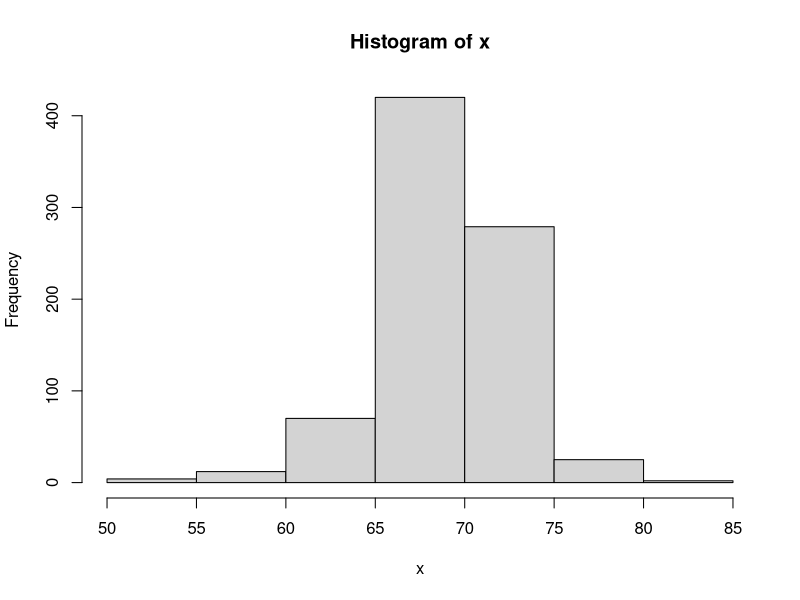

Recreate this plot in R. (Note: this script raises an error after producing the figure.)
#install.packages('dslabs')
library(gtools)
library(tidyverse)
library(dslabs)


#=======================================

#        WEEK - 2 ; SECTION - 1        #

#=======================================


# Heights of Male Student
x <- heights %>% filter(sex=="Male") %>% pull(height)

# P(Height of Male student > 70)
p_70 = mean(sapply(x,function(a){a>as.double(70)}))

#CDF
cdf <- function(A){
  #x <- heights %>% filter(sex=="Male") %>% pull(height)
  mean(sapply(x,function(a){a<as.double(A)}))
}

hist(x) #Histogram
lines(seq(50,85,1),result,col="red") #Plot Cummulative frequency distribution

#Since x follows normal distribution, rough approximation is
cdf(70)
pnorm(70,mean(x),sd(x))

plot(table(x)) # Plot frequency distribution

plot(prop.table(table(x)), xlab="height(in)",ylab="Prob") #Plot Probability
lines(seq(50,85,1),dnorm(seq(50,85,1),mean(x),sd(x)),col="red")# Normal Dist


#=======================================

#        WEEK - 2 ;  ASSIGNMENT        #

#=======================================


# Question 1

set.seed(16, sample.kind = "Rounding")
avgACT <- 20.9
sdACT <- 5.7
act_scores <- rnorm(10000,avgACT,sdACT)
sd(act_scores)   # 5.673527
table(act_scores >= as.double(36))

sum(act_scores >= as.double(30))/length(act_scores) # 0.0537
sum(act_scores <= as.double(10))/length(act_scores) #  0.0287


# Question 2

x <- 1:36
f_x <- dnorm(x,20.9,5.7)
plot(x,f_x,type = 'l')


# Question 3

z_act <- sapply(act_scores, function(a){(a-mean(act_scores))/sd(act_scores)})
mean_z = mean(z_act)
sd_z = sd(z_act)

sum(z_act>2)/length(z_act) #0.0233
(2*sd(act_scores))+mean(act_scores) #32.1906
qnorm(0.975,mean(act_scores),sd(act_scores)) #31.96338


# Question 4

cdf <- function(A){
  #x <- heights %>% filter(sex=="Male") %>% pull(height)
  paste(A,mean(sapply(act_scores,function(a){a<as.double(A)})))
}

result <- sapply(seq(20,36,1),cdf) # above 95% -> 31

qnorm(0.95,avgACT,sdACT) #0.27567

p <- seq(0.01, 0.99, 0.01)

sample_quantiles <- quantile(act_scores,probs=p)
sample_quantiles[sample_quantiles<=26]

theoretical_scores <- sapply(p,function(a){qnorm(a,avgACT,sdACT)})
theoretical_quantiles <- quantile(theoretical_scores,p)
qqplot(theoretical_quantiles,sample_quantiles)
